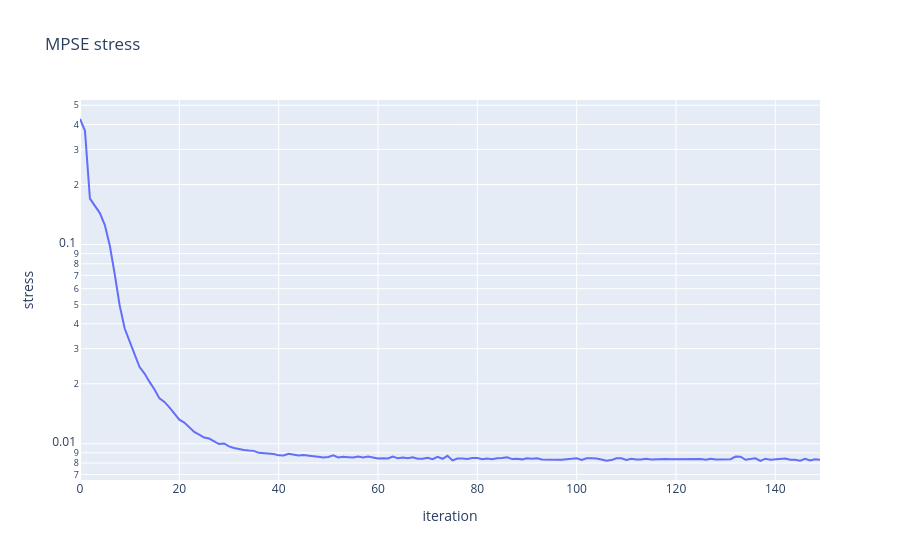

Notebook source saved alongside this figure:
### Markdown cell above
## Step 6 - Optimization cost history

Finally, the MPSE stress (cost) as the optimization progresses.

### Code cell
plot_cost_history(result.cost_history)

### Figure 1 — Plotly figure (JSON) as saved in the notebook; plotly's stock layout.template omitted (floating-point values rounded to 4 significant figures; data arrays with more than 128 entries replaced by an {"elided": "..."} marker saying what was removed)
{"data": [{"mode": "lines", "name": "stress", "type": "scatter", "y": {"elided": "150 float values"}}], "layout": {"title": {"text": "MPSE stress"}, "xaxis": {"title": {"text": "iteration"}}, "yaxis": {"title": {"text": "stress"}, "type": "log"}}}
